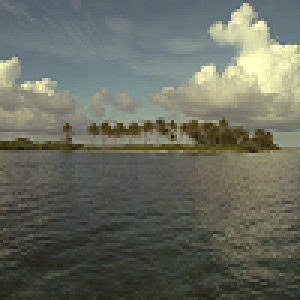
#> input picture pymat/new/a.png, 100 x 100 px (shown 3 times larger)
$ python hunhe02.py   (older library calls are emulated)
#> lines starting #> are read from the running program, lines starting #| are printed output that depends on the picture
### pymat/new/phase_retrieval_GS.py
import math
import numpy as np


def Ger_Sax_algo(im, max_iter):
    h, w = im.shape  # 查看矩阵或者数组的维数
    pm_s = np.random.rand(h, w)  # 返回一个或一组服从“0~1”均匀分布的随机样本，h行w列矩阵
    pm_f = np.ones((h, w))  # 创建h行w列矩阵
    am_s = np.sqrt(im)  # 每个元素的开方
    am_f = np.ones((h, w))  # 创建h行w列矩阵

    signal_s = am_s * np.exp(pm_s * 1j)  # e的幂次方

    for iter in range(max_iter):
        signal_f = np.fft.fft2(signal_s)  # 计算二维的傅里叶变换
        pm_f = np.angle(signal_f)  # 计算复数的辐角主值
        signal_f = am_f * np.exp(pm_f * 1j)  # e的幂次方
        signal_s = np.fft.ifft2(signal_f)  # 傅里叶逆变换
        pm_s = np.angle(signal_s)  # 计算复数的辐角主值
        signal_s = am_s * np.exp(pm_s * 1j)

    pm = pm_f
    return pm

### pymat/new/hunhe02.py
# -*- codeing = utf-8 -*-
# @Time : 2020/10/20 0020 16:57
# @Author : 天洋
# @File : hunhe.py
# @Software : PyCharm


import scipy.misc
import matplotlib
import matplotlib.pyplot as plt
import cv2
from phase_retrieval_GS import *
import matplotlib.pyplot as plt
import numpy as np
from PIL import Image


img1 = cv2.imread('a.png')
#> img1 is the input picture: shape (100, 100, 3); mean B, G, R 95.1, 107.4, 103.8
img2 = cv2.imread('b.png')
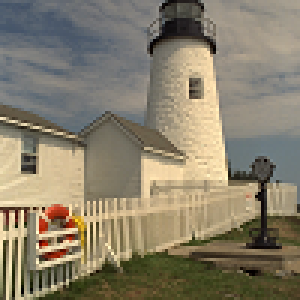
#> input picture pymat/new/b.png, 100 x 100 px (shown 3 times larger)
#> img2 is the input picture: shape (100, 100, 3); mean B, G, R 107.2, 127.3, 136
print(img1.shape)
#| (100, 100, 3)

x1=np.reshape(img1,(-1,1))  #列向量
x2=np.reshape(img2,(-1,1))
print(len(x1))
#| 30000
print(len(x2))
#| 30000
print(x1.shape)
#| (30000, 1)
print(x2.shape)
#| (30000, 1)

# A=np.array([[2,3],[4,5]])
A=np.random.uniform(0, 1, (2, 2))
B=np.hstack((x1,x2))
#> B = 30000 pairs, first value 0 to 255, second value 0 to 255
print(B.shape)
#| (30000, 2)
C=B.transpose()
print(A.shape)
print(C.shape)
#| (2, 30000)
# a=A*C   #混合信号
a=np.dot(A,C)
a=a.transpose()
#> a = 30000 pairs, first value 16.46 to 319, second value 18.08 to 289
a=np.array(a)
a1=a[:,0]
a1=np.reshape(a1,(100, 100, 3))
a1 = (a1-np.min(a1)) / (np.max(a1) - np.min(a1))
a2=a[:,1]
a2=np.reshape(a2,(100, 100, 3))
a2 = (a2-np.min(a2)) / (np.max(a2) - np.min(a2))

print(a1.shape)
#| (100, 100, 3)
print(a2.shape)
#| (100, 100, 3)


#a1去相位

aa=[a1,a2]

b, g, r = cv2.split(a1)
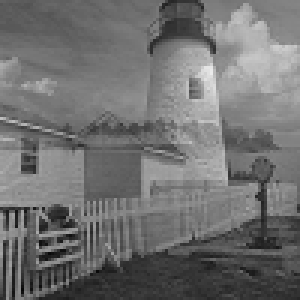
#> g: shape (100, 100) float64 (shown 3 times larger); min 0.0307, max 0.924, mean 0.441
lista1 = [b, g, r]
lista11 = []
lista12 = []
max_iters = 1000
for i in range(len(lista1)):
    print(len(lista1))
    p = Ger_Sax_algo(lista1[i], max_iters)
    lista11.append(p)  # list1=[b, g, r]
#> this loop made 3 passes
#| 3
#| 3
#| 3
#> pass 1, `p = Ger_Sax_algo(lista1[i], max_iters)`:
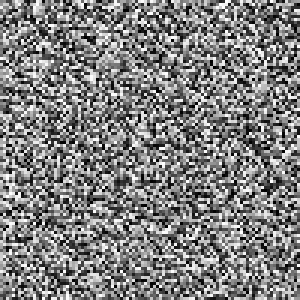
#> p: shape (100, 100) float64 (shown 3 times larger); min -3.14, max 3.14, mean 0.00846; drawn with min black and max white
#> after the loop, lista11 = 3 items


for a in range(len(lista11)):
    # print(len(list1))
    recovery = np.fft.ifft2(np.exp(lista11[a] * 1j))

    q = (np.absolute(recovery) ** 2)
    lista12.append(q)  # list2=[b,g,r]
#> this loop made 3 passes
#> pass 1, `q = (np.absolute(recovery) ** 2)`:
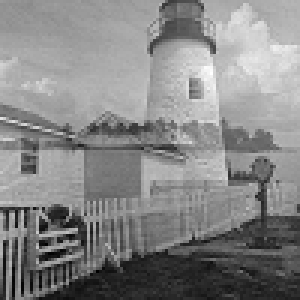
#> q: shape (100, 100) float64 (shown 3 times larger); min 2.98e-10, max 0.00019, mean 0.0001; drawn with min black and max white
#> after the loop, lista12 = 3 items
# print(len(list2))

merged_a1 = cv2.merge([lista12[2], lista12[1], lista12[0]])
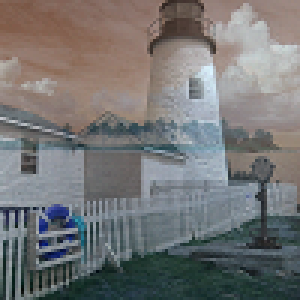
#> merged_a1: shape (100, 100, 3) float64 (shown 3 times larger); mean of channels 0, 1, 2 0.0001, 0.0001, 0.0001; drawn with min black and max white
merged_normed_a1 = (merged_a1-np.min(merged_a1)) / (np.max(merged_a1) - np.min(merged_a1))

#a2去相位
b, g, r = cv2.split(a2)
lista2 = [b, g, r]
lista21 = []
lista22 = []
max_iters = 1000
for i in range(len(lista2)):
    print(len(lista2))
    p = Ger_Sax_algo(lista2[i], max_iters)
    lista21.append(p)  # list1=[b, g, r]
#> this loop made 3 passes
#| 3
#| 3
#| 3
#> pass 1, `p = Ger_Sax_algo(lista2[i], max_iters)`:
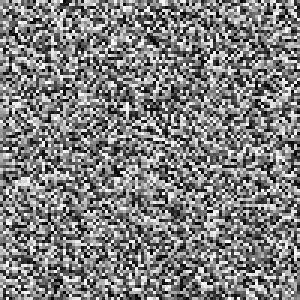
#> p: shape (100, 100) float64 (shown 3 times larger); min -3.14, max 3.14, mean -0.0112; drawn with min black and max white
#> after the loop, lista21 = 3 items


for a in range(len(lista21)):
    # print(len(list1))
    recovery = np.fft.ifft2(np.exp(lista21[a] * 1j))

    q = (np.absolute(recovery) ** 2)
    lista22.append(q)  # list2=[b,g,r]
#> after the loop, lista22 = 3 items
# print(len(list2))

merged_a2 = cv2.merge([lista22[2], lista22[1], lista22[0]])
merged_normed_a2 = (merged_a2-np.min(merged_a2)) / (np.max(merged_a2) - np.min(merged_a2))


print(merged_normed_a1.shape)
#| (100, 100, 3)
print(merged_normed_a2.shape)
#| (100, 100, 3)


"原图及分离信号"
plt.figure(1)

plt.subplot(141)
img1 = img1[:, :, [2, 1, 0]]
plt.imshow(img1)
plt.axis('off')
plt.title('a1')

plt.subplot(142)
img2 = img2[:, :, [2, 1, 0]]
plt.imshow(img2)
plt.axis('off')
plt.title('c1')

plt.subplot(143)
a1= a1[:, :, [2, 1, 0]]
plt.imshow(a1)
plt.axis('off')
plt.title('a1')

plt.subplot(144)
a2 = a2[:, :, [2, 1, 0]]
plt.imshow(a2)
plt.axis('off')
plt.title('a2')


"掩码后分离图"
plt.figure(2)

plt.subplot(241)
# merged_normed_1 = merged_normed_1[:, :, [2, 1, 0]]

plt.imshow(a1)
plt.title('a1')

plt.subplot(242)
plt.imshow(lista11[0])
plt.title('r1')

plt.subplot(243)
plt.imshow(lista11[1])
plt.title('g1')

plt.subplot(244)
plt.imshow(lista11[2])
plt.title('b1')

plt.subplot(245)
# merged_normed_1 = merged_normed_1[:, :, [2, 1, 0]]

plt.imshow(a2)
plt.title('a2')

plt.subplot(246)
plt.imshow(lista21[0])
plt.title('r1')

plt.subplot(247)
plt.imshow(lista21[1])
plt.title('g1')

plt.subplot(248)
plt.imshow(lista21[2])
plt.title('b1')


"恢复后分离图"
plt.figure(3)

plt.subplot(241)
plt.imshow(merged_normed_a1)
plt.title('Recovered image_a1')

plt.subplot(242)
plt.imshow(lista12[0], cmap="gray")
plt.axis('off')
plt.title('b2')


plt.subplot(243)
plt.imshow(lista12[1], cmap="gray")
plt.axis('off')
plt.title('g2')

plt.subplot(244)
plt.imshow(lista12[2], cmap="gray")
plt.axis('off')
plt.title('r2')

plt.subplot(245)
plt.imshow(merged_normed_a2)
plt.title('Recovered image_a2')

plt.subplot(246)

plt.imshow(lista22[0], cmap="gray")
plt.axis('off')
plt.title('b2')


plt.subplot(247)
plt.imshow(lista22[1], cmap="gray")
plt.axis('off')
plt.title('g2')

plt.subplot(248)
plt.imshow(lista22[2], cmap="gray")
plt.axis('off')
plt.title('r2')


plt.figure(4)

plt.subplot()
plt.imshow(merged_normed_a1)
# plt.title('Recovered image_a1')
plt.axis('off')
# 去白边  保存
plt.subplots_adjust(top=1, bottom=0, right=1, left=0, hspace=0, wspace=0)
plt.margins(0, 0)

# [10 lines of commented-out code are left out]

plt.figure(5)

plt.subplot()
plt.imshow(merged_normed_a2)
# plt.title('Recovered image_a2')
plt.axis('off')
plt.subplots_adjust(top=1, bottom=0, right=1, left=0, hspace=0, wspace=0)
plt.margins(0, 0)
# [8 lines of commented-out code are left out]


plt.show()
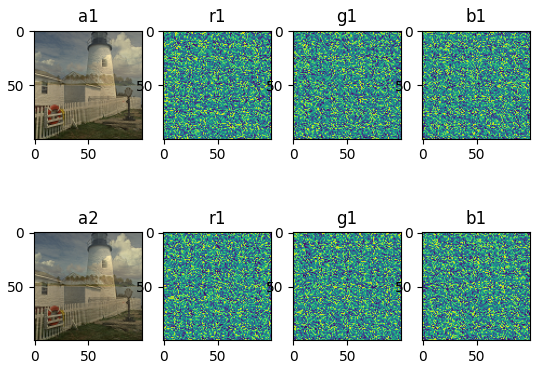
#> figure drawn by matplotlib, 8 panels
